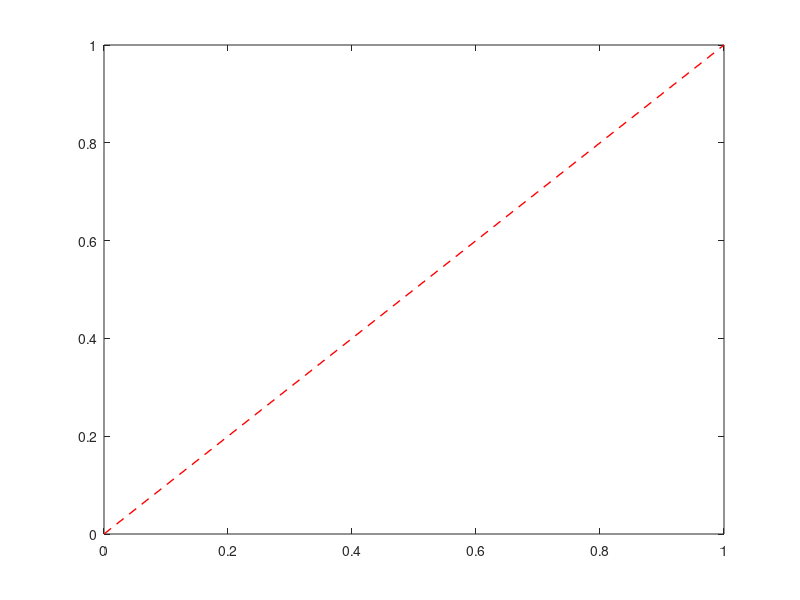

MATLAB code for this plot:
function add_1_to_1(col,lw);

%------------------------------------
% Add a 1:1 line to a plot
% 
% col = (optional) input colour
% lw = (optional) linewidth
%
% R. Izett
% March 2019
%------------------------------------

%if colour doesn't exist, set default as red
    if ~exist('col','var')
        col = 'r';
    end
    
%if line width doesn't exist, set default as red
    if ~exist('lw','var')
        lw = 1;
    end

%Plot line
    xl = get(gca,'xlim'); yl = get(gca,'ylim'); %get current x/y axes
    plot([min([xl yl]),max([xl yl])],[min([xl yl]),max([xl yl])],'--','color',col,'linewidth',lw) %plot from min(x,y) to max(x,y);
    xlim([xl]); ylim([yl]); %reset axes limits
